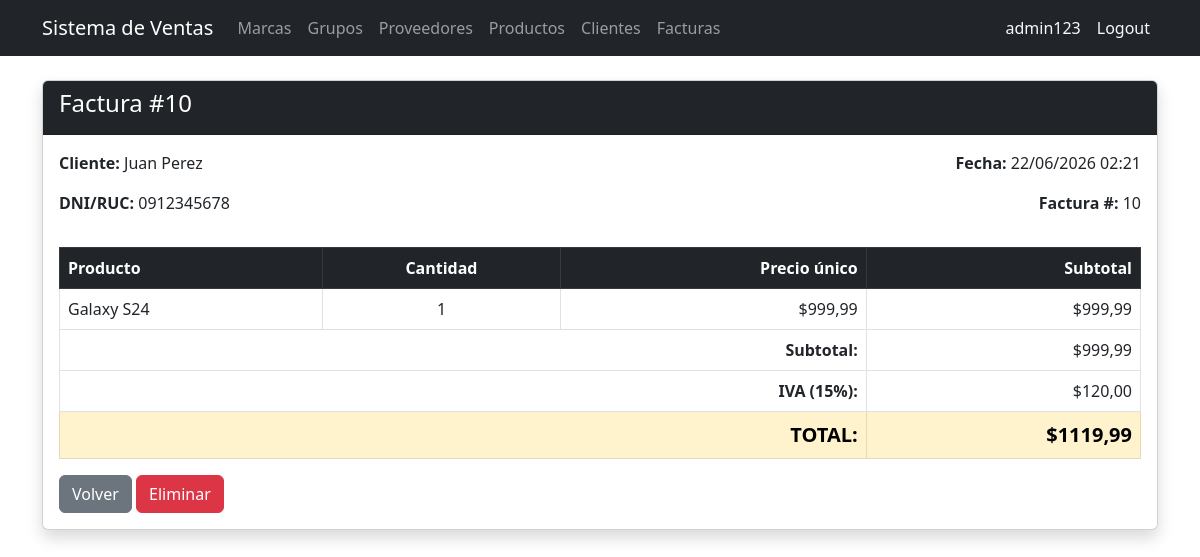
Screenshot of /invoices/10/ (signed in) with the database file from the repository.
### billing/models.py (models this page shows, shortened)
class Invoice(models.Model):
    customer = models.ForeignKey(Customer, on_delete=models.PROTECT, related_name='invoices', verbose_name='Cliente')
    invoice_date = models.DateTimeField(auto_now_add=True, verbose_name='Datos de Factura')
    subtotal = models.DecimalField(max_digits=12, decimal_places=2, default=0)
    tax = models.DecimalField(max_digits=12, decimal_places=2, default=0, verbose_name='Impuesto')
    total = models.DecimalField(max_digits=12, decimal_places=2, default=0, verbose_name='Total')
    is_active = models.BooleanField(default=True)
    class Meta: ordering = ['-invoice_date']

class Customer(models.Model):
    dni = models.CharField(max_length=13, unique=True, verbose_name='DNI/RUC', validators=[validate_cedula_ec])
    first_name = models.CharField(max_length=100, verbose_name='Nombre')
    last_name = models.CharField(max_length=100, verbose_name='Apellido')
    email = models.EmailField(blank=True, null=True)
    phone = models.CharField(max_length=20, blank=True, null=True, verbose_name='Teléfono')
    address = models.TextField(blank=True, null=True, verbose_name='Dirección')
    is_active = models.BooleanField(default=True, verbose_name='Activo')
    created_at = models.DateTimeField(auto_now_add=True)
    updated_at = models.DateTimeField(auto_now=True)
    class Meta:
        ordering = ['last_name', 'first_name']
    @property
    def full_name(self): return f'{self.first_name} {self.last_name}'

class InvoiceDetail(models.Model):
    invoice = models.ForeignKey(Invoice, on_delete=models.CASCADE, related_name='details', verbose_name='Factura')
    product = models.ForeignKey(Product, on_delete=models.PROTECT, related_name='invoice_details', verbose_name='Producto')
    quantity = models.IntegerField(default=1)
    unit_price = models.DecimalField(max_digits=12, decimal_places=2, verbose_name='Precio unitario')
    subtotal = models.DecimalField(max_digits=12, decimal_places=2, default=0)

class Product(models.Model):
    name = models.CharField(max_length=200, verbose_name='Nombre del producto')
    description = models.TextField(blank=True, null=True, verbose_name='Descripción')
    brand = models.ForeignKey(Brand, on_delete=models.PROTECT, related_name='products', verbose_name='Marca')
    group = models.ForeignKey(ProductGroup, on_delete=models.PROTECT, related_name='products', verbose_name='Grupo')
    suppliers = models.ManyToManyField(Supplier, related_name='products', blank=True, verbose_name='Proveedor')
    unit_price = models.DecimalField(max_digits=12, decimal_places=2, verbose_name='Precio unitario')
    stock = models.IntegerField(default=0)
    image = models.ImageField(upload_to='products/', blank=True, null=True, verbose_name='Imagen')
    is_active = models.BooleanField(default=True, verbose_name='Activo')
    created_at = models.DateTimeField(auto_now_add=True)
    updated_at = models.DateTimeField(auto_now=True)
    class Meta:
        verbose_name = 'Product'
        verbose_name_plural = 'Products'
        ordering = ['name']

### billing/views.py (the view)
# urls.py: path('invoices/<int:pk>/', views.invoice_detail, name='invoice_detail'),
@login_required
def invoice_detail(request, pk):
    invoice = get_object_or_404(
        Invoice.objects.select_related('customer')
                       .prefetch_related('details__product'),
        pk=pk
    )
    return render(request, 'billing/invoice_detail.html', {'invoice': invoice})

### billing/templates/billing/invoice_detail.html (shortened to what this page needs)
{% extends 'billing/base.html' %}
{% block content %}
<div class="card shadow mb-4">
  <div class="card-header bg-dark text-white">
    <h4>Factura #{{ invoice.id }}</h4>
  </div>
  <div class="card-body">
    <div class="row mb-3">
      <div class="col-md-6">
        <p><strong>Cliente:</strong> {{ invoice.customer.full_name }}</p>
        <p><strong>DNI/RUC:</strong> {{ invoice.customer.dni }}</p>
      </div>
      <div class="col-md-6 text-end">
        <p><strong>Fecha:</strong> {{ invoice.invoice_date|date:"d/m/Y H:i" }}</p>
        <p><strong>Factura #:</strong> {{ invoice.id }}</p>
      </div>
    </div>
    <table class="table table-bordered">
      <thead class="table-dark">
        <tr>
          <th>Producto</th>
          <th class="text-center">Cantidad</th>
          <th class="text-end">Precio único</th>
          <th class="text-end">Subtotal</th>
        </tr>
      </thead>
      <tbody>
        {% for detail in invoice.details.all %}
        <tr>
          <td>{{ detail.product.name }}</td>
          <td class="text-center">{{ detail.quantity }}</td>
          <td class="text-end">${{ detail.unit_price }}</td>
          <td class="text-end">${{ detail.subtotal }}</td>
        </tr>
        {% endfor %}
      </tbody>
      <tfoot>
        <tr>
          <td colspan="3" class="text-end fw-bold">Subtotal:</td>
          <td class="text-end">${{ invoice.subtotal }}</td>
        </tr>
        <tr>
          <td colspan="3" class="text-end fw-bold">IVA (15%):</td>
          <td class="text-end">${{ invoice.tax }}</td>
        </tr>
        <tr class="table-warning">
          <td colspan="3" class="text-end fw-bold fs-5">TOTAL:</td>
          <td class="text-end fw-bold fs-5">${{ invoice.total }}</td>
        </tr>
      </tfoot>
    </table>
    <a href="{% url 'billing:invoice_list' %}" class="btn btn-secondary">Volver</a>
    <a href="{% url 'billing:invoice_delete' invoice.pk %}" class="btn btn-danger">Eliminar</a>
  </div>
</div>
{% endblock %}

### billing/templates/billing/base.html (shortened to what this page needs)
<!DOCTYPE html>
<html lang="es">
<head>
  <link href="https://cdn.jsdelivr.net/npm/bootstrap@5.3.0/dist/css/bootstrap.min.css" rel="stylesheet">
  <link href="https://cdn.jsdelivr.net/npm/bootstrap-icons@1.11.3/font/bootstrap-icons.min.css" rel="stylesheet">
</head>
<body>
<nav class="navbar navbar-expand-lg navbar-dark bg-dark">
  <div class="container">
    <a class="navbar-brand" href="{% url 'billing:home' %}">Sistema de Ventas</a>
    <div class="collapse navbar-collapse" id="nav">
      <ul class="navbar-nav me-auto">
        {% if user.is_authenticated %}
        <li class="nav-item"><a class="nav-link" href="{% url 'billing:brand_list' %}">Marcas</a></li>
        <li class="nav-item"><a class="nav-link" href="{% url 'billing:productgroup_list' %}">Grupos</a></li>
        <li class="nav-item"><a class="nav-link" href="{% url 'billing:supplier_list' %}">Proveedores</a></li>
        <li class="nav-item"><a class="nav-link" href="{% url 'billing:product_list' %}">Productos</a></li>
        <li class="nav-item"><a class="nav-link" href="{% url 'billing:customer_list' %}">Clientes</a></li>
        <li class="nav-item"><a class="nav-link" href="{% url 'billing:invoice_list' %}">Facturas</a></li>
        {% endif %}
      </ul>
      <ul class="navbar-nav">
        {% if user.is_authenticated %}
        <li class="nav-item">
          <span class="nav-link text-light">{{ user.username }}</span>
        </li>
        <li class="nav-item">
          <form method="post" action="{% url 'logout' %}" class="d-inline">
            <button type="submit" class="nav-link btn btn-link text-light"
                    style="text-decoration:none;">Logout</button>
          </form>
        </li>
        {% endif %}
      </ul>
    </div>
  </div>
</nav>
<div class="container mt-4">
  {% block content %}
  {% endblock %}
</div>
</body>
</html>

### rows the page displays
Invoice: id "10", customer.full_name "Juan Perez", customer.dni "0912345678", invoice_date "22/06/2026 02:21", subtotal "999,99", tax "120,00", total "1119,99"
InvoiceDetail: product.name "Galaxy S24", quantity "1", unit_price "999,99", subtotal "999,99"

### other values shown
{{ user.username }} "admin123"
